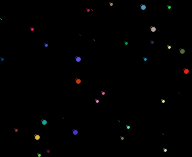
Frame 1 (no input)
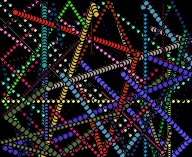
Frame 60 (the mouse pressed at the canvas centre just before this capture)
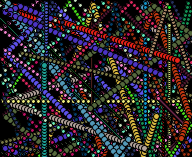
Frame 120 (the mouse held since frame 60 and released just before this capture)

The Processing sketch that drew these frames (run headless with seeded random() and noise(); from frame 60 on, the mouse is pressed at the canvas centre):

// Processing sketch: processing_22583
// ── processing_22583.pde

int ballq = round(random(10,50));
Ball[] balls = new Ball[ballq];

boolean[] TF = {false,true};
int _width = 192;
int _height = 157;
boolean leavetrails;

//Ball(int x, int y, int dirX, int dirY, int speedX, int speedY, int diam, int r, int g, int b)
void setup()
{
  background(0);
  smooth();
  //noStroke();
  size(_width,_height);
  int x,y,dirX,dirY,speedX,speedY,diam,r,g,b,i;
  leavetrails = true;
  
  for(i = 0; i < ballq; i++)
  {
    x = round(random(0,_width));
    y = round(random(0,_height));
    if(TF[round(random(0,1))])
      dirX = 1;
    else
      dirX = -1;
    if(TF[round(random(0,1))])
      dirY = 1;
    else
      dirY = -1;
    speedX = round(random(0,5));
    speedY = round(random(0,5));
    diam = round(random(1,3)) * 2;
    r = round(random(0,255));
    g = round(random(0,255));
    b = round(random(0,255));
    balls[i] = new Ball(x,y,dirX,dirY,speedX,speedY,diam,r,g,b,0,0,_width,_height);
  }
}

void draw()
{
  if(!leavetrails)
    background(0);
  for(int i = 0; i < ballq; i++)
    balls[i].move();
}

// Ball, a classic, well-behaved ball
class Ball
{
  int x = 20;
  int y = 20;
  int speedY = 1;
  int speedX = 1;
  int dirY = 1;
  int dirX = 1;
  int diam = 2;
  int border = diam / 2;
  int origX = 0;
  int origY = 0;
  int endX = 640;
  int endY = 480;
  int maxW = endX - border;
  int maxH = endY - border;
  int minW = 0 + diam;
  int minH = 0 + diam;
  int r = 255;
  int g = 255;
  int b = 255;

  Ball(int x, int y, int dirX, int dirY, int speedX, int speedY, int diam, int r, int g, int b, int origX, int origY, int endX, int endY)
  {
    this.x = x;
    this.y = y;
    this.dirX = dirX;
    this.dirY = dirY;
    this.speedX = speedX;
    this.speedY = speedY;
    this.diam = diam;
    this.r = r;
    this.g = g;
    this.b = b;

    this.border = this.diam / 2;
    this.origX = origX;
    this.origY = origY;
    this.endX = endX;
    this.endY = endY;
    
    this.maxW = this.endX - this.border;
    this.maxH = this.endY - this.border;
    this.minW = this.origX + this.diam;
    this.minH = this.origY + this.diam;
  }
  
  public void move()
  {
    this.x += this.speedX * this.dirX;
    this.y += this.speedY * this.dirY;
    fill(this.r,this.g,this.b,255);
    ellipse(this.x,this.y,this.diam,this.diam);

    if(this.x >= this.maxW)
      this.dirX = -1;
    else if(this.x <= this.minW)
      this.dirX = 1;
    if(this.y >= this.maxH)
      this.dirY = -1;
    else if(this.y <= this.minH)
      this.dirY = 1;
  }    
}

void keyPressed()
{
  leavetrails = !leavetrails;
}
